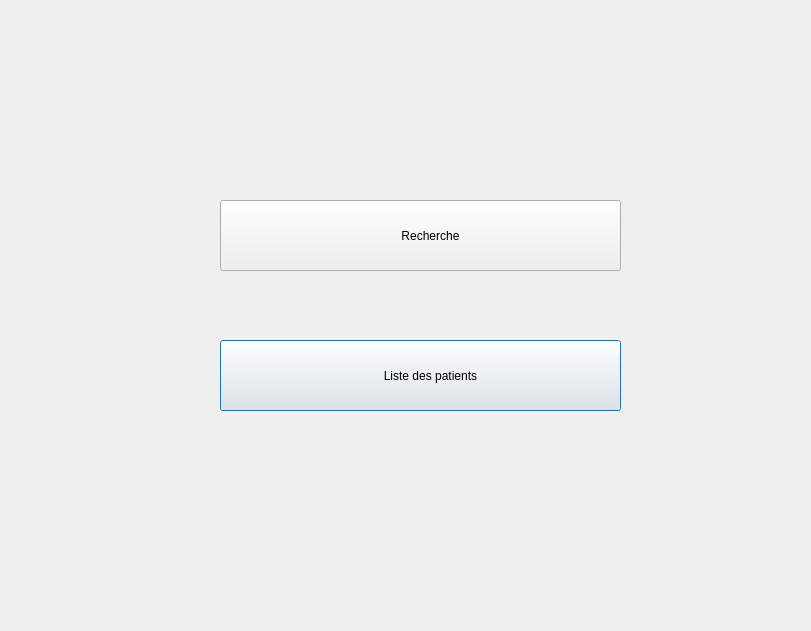
<?xml version="1.0" encoding="UTF-8"?>
<ui version="4.0">
 <class>Supprimer_Patient</class>
 <widget class="QDialog" name="Supprimer_Patient">
  <property name="geometry">
   <rect>
    <x>0</x>
    <y>0</y>
    <width>811</width>
    <height>631</height>
   </rect>
  </property>
  <property name="windowTitle">
   <string>Dialog</string>
  </property>
  <widget class="QLabel" name="label">
   <property name="geometry">
    <rect>
     <x>0</x>
     <y>0</y>
     <width>811</width>
     <height>631</height>
    </rect>
   </property>
   <property name="text">
    <string/>
   </property>
  </widget>
  <widget class="QPushButton" name="pushButton_2">
   <property name="geometry">
    <rect>
     <x>220</x>
     <y>340</y>
     <width>401</width>
     <height>71</height>
    </rect>
   </property>
   <property name="text">
    <string>      Liste des patients</string>
   </property>
  </widget>
  <widget class="QLabel" name="label_2">
   <property name="geometry">
    <rect>
     <x>220</x>
     <y>340</y>
     <width>71</width>
     <height>71</height>
    </rect>
   </property>
   <property name="text">
    <string/>
   </property>
  </widget>
  <widget class="QPushButton" name="pushButton">
   <property name="geometry">
    <rect>
     <x>220</x>
     <y>200</y>
     <width>401</width>
     <height>71</height>
    </rect>
   </property>
   <property name="text">
    <string>      Recherche</string>
   </property>
  </widget>
  <widget class="QLabel" name="label_3">
   <property name="geometry">
    <rect>
     <x>220</x>
     <y>200</y>
     <width>71</width>
     <height>71</height>
    </rect>
   </property>
   <property name="text">
    <string/>
   </property>
  </widget>
 </widget>
 <resources/>
 <connections/>
</ui>
